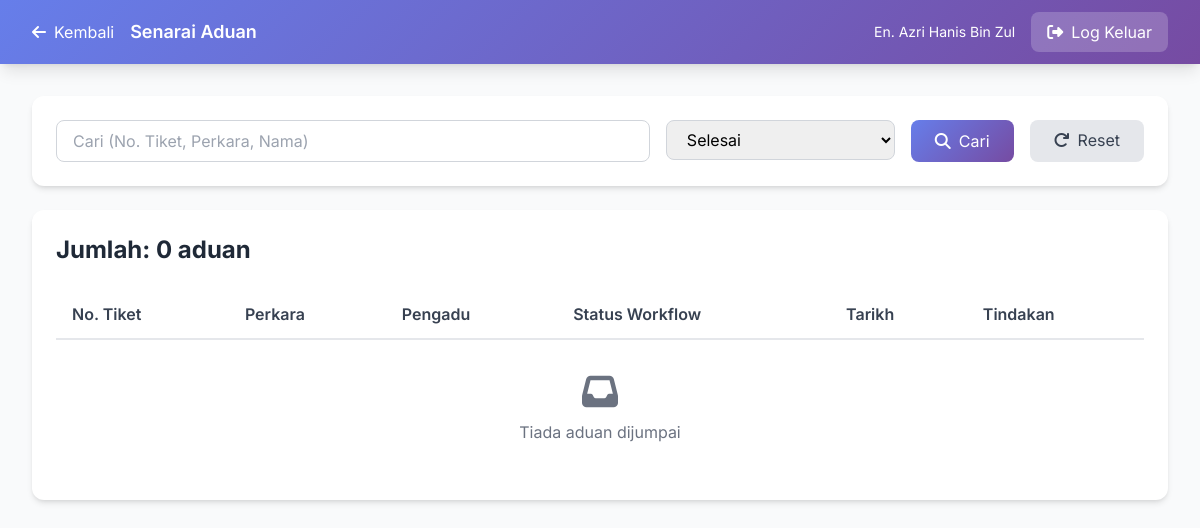
Before: /admin/unit-aduan-dalaman/complaints.php?workflow_status=selesai (signed in) with the older database file.
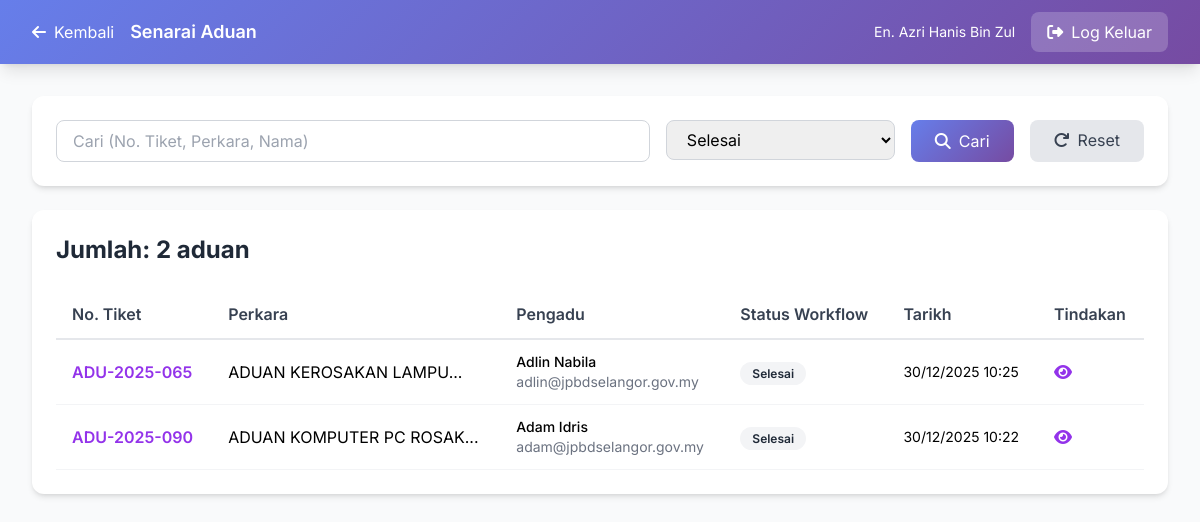
After: the same page with the newer database file.
### tables this page shows
CREATE TABLE `complaints` (
  `id` int NOT NULL,
  `ticket_number` varchar(50) NOT NULL,
  `jenis` enum('aduan','cadangan') NOT NULL,
  `perkara` varchar(500) NOT NULL,
  `keterangan` text NOT NULL,
  `user_id` int DEFAULT NULL,
  `nama_pengadu` varchar(255) NOT NULL,
  `alamat` text,
  `no_telefon` varchar(50) DEFAULT NULL,
  `poskod` varchar(10) DEFAULT NULL,
  `jawatan` varchar(255) DEFAULT NULL,
  `bahagian` varchar(255) DEFAULT NULL,
  `tingkat` varchar(50) DEFAULT NULL,
  `email` varchar(255) NOT NULL,
  `no_sambungan` varchar(50) DEFAULT NULL,
  `jenis_aset` varchar(100) DEFAULT NULL,
  `no_pendaftaran_aset` varchar(100) DEFAULT NULL,
  `pengguna_akhir` varchar(255) DEFAULT NULL,
  `tarikh_kerosakan` date DEFAULT NULL,
  `perihal_kerosakan` varchar(255) DEFAULT NULL,
  `perihal_kerosakan_value` varchar(100) DEFAULT NULL,
  `officer_id` int DEFAULT NULL,
  `pegawai_penerima` varchar(255) DEFAULT NULL,
  `status` enum('pending','dalam_pemeriksaan','sedang_dibaiki','selesai','dibatalkan') DEFAULT 'pending',
  `workflow_status` enum('baru','disahkan_unit_aduan','dimajukan_unit_aset','dalam_semakan_unit_aset','dimajukan_pegawai_pelulus','diluluskan','ditolak','dimajukan_unit_it','selesai') DEFAULT 'baru',
  `unit_aduan_verified_by` int DEFAULT NULL,
  `priority` enum('rendah','sederhana','tinggi','kritikal') DEFAULT 'sederhana',
  `progress` int DEFAULT '0',
  `rating` enum('cemerlang','baik','memuaskan','tidak_memuaskan') DEFAULT NULL,
  `feedback_comment` text,
  `created_at` timestamp NOT NULL DEFAULT CURRENT_TIMESTAMP,
  `updated_at` timestamp NOT NULL DEFAULT CURRENT_TIMESTAMP ON UPDATE CURRENT_TIMESTAMP,
  `completed_at` timestamp NULL DEFAULT NULL,
  `unit_aduan_verified_at` datetime DEFAULT NULL,
  `dimajukan_ke` int DEFAULT NULL COMMENT 'Unit Aset Officer ID',
  `tindakan_susulan` text,
  `tindakan_kesimpulan` text,
  `unit_aset_officer_id` int DEFAULT NULL,
  `unit_aset_reviewed_at` datetime DEFAULT NULL,
  `pegawai_pelulus_id` int DEFAULT NULL,
  `pegawai_pelulus_reviewed_at` datetime DEFAULT NULL,
  `pegawai_pelulus_status` enum('diluluskan','ditolak','pending') DEFAULT 'pending',
  `unit_aset_processed_by` int DEFAULT NULL COMMENT 'User ID who processed in Unit Aset',
  `unit_aset_processed_at` datetime DEFAULT NULL COMMENT 'When Unit Aset processed',
  `approval_officer_id` int DEFAULT NULL COMMENT 'Approval officer for this complaint',
  `unit_it_officer_id` int DEFAULT NULL COMMENT 'Unit IT officer assigned to execute the work',
  `unit_it_assigned_at` datetime DEFAULT NULL COMMENT 'When Unit IT was assigned',
  `unit_it_completed_by` int DEFAULT NULL COMMENT 'User ID who completed in Unit IT',
  `unit_it_completed_at` datetime DEFAULT NULL COMMENT 'When Unit IT completed the work'
);

### admin/unit-aduan-dalaman/complaints.php (the view, shortened to what the changed rows need)
<?php
$db = getDB();
$workflow_filter = $_GET['workflow_status'] ?? 'all';
$sql = "
    SELECT c.*,
           u.nama_penuh as verified_by_name,
           uao.nama as dimajukan_ke_nama
    FROM complaints c
    LEFT JOIN users u ON c.unit_aduan_verified_by = u.id
    LEFT JOIN unit_aset_officers uao ON c.dimajukan_ke = uao.id
    WHERE 1=1
";
$params = [];
if ($workflow_filter !== 'all') {
    $sql .= " AND c.workflow_status = ?";
    $params[] = $workflow_filter;
}
$sql .= " ORDER BY c.created_at DESC";
$stmt = $db->prepare($sql);
$stmt->execute($params);
$complaints = $stmt->fetchAll();
?>
<!DOCTYPE html>
<html lang="ms">
<head>
    <script src="https://cdn.tailwindcss.com"></script>
    <link href="https://cdnjs.cloudflare.com/ajax/libs/font-awesome/6.4.0/css/all.min.css" rel="stylesheet">
</head>
<body class="bg-gray-50">
    <div class="max-w-7xl mx-auto px-4 sm:px-6 lg:px-8 py-8">
        <div class="bg-white rounded-xl shadow-md p-6">
            <h2 class="text-2xl font-bold text-gray-800 mb-6">
                Jumlah: <?php echo count($complaints); ?> aduan
            </h2>
            <div class="overflow-x-auto">
                <table class="w-full">
                    <thead>
                        <tr class="border-b-2 border-gray-200">
                            <th class="text-left py-3 px-4 font-semibold text-gray-700">No. Tiket</th>
                            <th class="text-left py-3 px-4 font-semibold text-gray-700">Perkara</th>
                            <th class="text-left py-3 px-4 font-semibold text-gray-700">Pengadu</th>
                            <th class="text-left py-3 px-4 font-semibold text-gray-700">Status Workflow</th>
                            <th class="text-left py-3 px-4 font-semibold text-gray-700">Tarikh</th>
                            <th class="text-left py-3 px-4 font-semibold text-gray-700">Tindakan</th>
                        </tr>
                    </thead>
                    <tbody>
                        <?php if (empty($complaints)): ?>
                        <tr>
                            <td colspan="6" class="text-center py-8 text-gray-500">
                                <i class="fas fa-inbox text-4xl mb-2"></i>
                                <p>Tiada aduan dijumpai</p>
                            </td>
                        </tr>
                        <?php else: ?>
                            <?php foreach ($complaints as $complaint): ?>
                            <tr class="border-b border-gray-100 hover:bg-gray-50">
                                <td class="py-3 px-4">
                                    <span class="font-semibold text-purple-600"><?php echo htmlspecialchars($complaint['ticket_number']); ?></span>
                                </td>
                                <td class="py-3 px-4"><?php echo htmlspecialchars(substr($complaint['perkara'], 0, 40)); ?>...</td>
                                <td class="py-3 px-4">
                                    <div class="text-sm">
                                        <div class="font-medium"><?php echo htmlspecialchars($complaint['nama_pengadu']); ?></div>
                                        <div class="text-gray-500"><?php echo htmlspecialchars($complaint['email']); ?></div>
                                    </div>
                                </td>
                                <td class="py-3 px-4">
                                    <?php
                                    $workflow_colors = [
                                        'baru' => 'bg-yellow-100 text-yellow-800',
                                        'disahkan_unit_aduan' => 'bg-green-100 text-green-800',
                                        'dimajukan_unit_aset' => 'bg-purple-100 text-purple-800',
                                        'dalam_semakan_unit_aset' => 'bg-blue-100 text-blue-800',
                                        'dimajukan_pegawai_pelulus' => 'bg-indigo-100 text-indigo-800',
                                        'diluluskan' => 'bg-teal-100 text-teal-800',
                                        'ditolak' => 'bg-red-100 text-red-800',
                                        'selesai' => 'bg-gray-100 text-gray-800'
                                    ];
                                    $workflow_labels = [
                                        'baru' => 'Baru',
                                        'disahkan_unit_aduan' => 'Disahkan Unit Aduan',
                                        'dimajukan_unit_aset' => 'Dimajukan ke Unit Aset',
                                        'dalam_semakan_unit_aset' => 'Dalam Semakan Unit Aset',
                                        'dimajukan_pegawai_pelulus' => 'Dimajukan ke Pegawai Pelulus',
                                        'diluluskan' => 'Diluluskan',
                                        'ditolak' => 'Ditolak',
                                        'selesai' => 'Selesai'
                                    ];
                                    $color = $workflow_colors[$complaint['workflow_status']] ?? 'bg-gray-100 text-gray-800';
                                    $label = $workflow_labels[$complaint['workflow_status']] ?? $complaint['workflow_status'];
                                    ?>
                                    <span class="px-3 py-1 rounded-full text-xs font-semibold <?php echo $color; ?>">
                                        <?php echo $label; ?>
                                    </span>
                                </td>
                                <td class="py-3 px-4 text-sm"><?php echo date('d/m/Y H:i', strtotime($complaint['created_at'])); ?></td>
                                <td class="py-3 px-4">
                                    <a href="view_complaint.php?id=<?php echo $complaint['id']; ?>"
                                       class="text-purple-600 hover:text-purple-800 mr-3" title="Lihat & Proses">
                                        <i class="fas fa-eye"></i>
                                    </a>
                                </td>
                            </tr>
                            <?php endforeach; ?>
                        <?php endif; ?>
                    </tbody>
                </table>
            </div>
        </div>
    </div>
</body>
</html>

Changed rows visible on the page:
added complaints: ticket_number "ADU-2025-065", perkara "ADUAN KEROSAKAN LAMPU", nama_pengadu "Adlin Nabila", email "adlin@jpbdselangor.gov.my", workflow_status "Selesai", created_at "30/12/2025 10:25"
added complaints: ticket_number "ADU-2025-090", perkara "ADUAN KOMPUTER PC ROSAK", nama_pengadu "Adam Idris", email "adam@jpbdselangor.gov.my", workflow_status "Selesai", created_at "30/12/2025 10:22"
Other visible differences:
count($complaints): "0" → "2"
text no longer shown: "Tiada aduan dijumpai"
